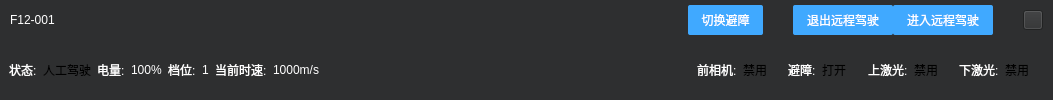
         <widget class="QWidget" name="frontVideoTopContainer" native="true">
          <property name="sizePolicy">
           <sizepolicy hsizetype="Preferred" vsizetype="Fixed">
            <horstretch>0</horstretch>
            <verstretch>0</verstretch>
           </sizepolicy>
          </property>
          <property name="minimumSize">
           <size>
            <width>0</width>
            <height>100</height>
           </size>
          </property>
          <property name="maximumSize">
           <size>
            <width>16777215</width>
            <height>100</height>
           </size>
          </property>
          <property name="styleSheet">
           <string notr="true">background-color: rgb(46, 47, 48);</string>
          </property>
          <layout class="QHBoxLayout" name="horizontalLayout_5">
           <property name="spacing">
            <number>0</number>
           </property>
           <property name="leftMargin">
            <number>0</number>
           </property>
           <property name="topMargin">
            <number>0</number>
           </property>
           <property name="rightMargin">
            <number>0</number>
           </property>
           <property name="bottomMargin">
            <number>0</number>
           </property>
           <item>
            <widget class="QWidget" name="widget_2" native="true">
             <property name="sizePolicy">
              <sizepolicy hsizetype="Expanding" vsizetype="Preferred">
               <horstretch>0</horstretch>
               <verstretch>0</verstretch>
              </sizepolicy>
             </property>
             <layout class="QVBoxLayout" name="verticalLayout_5">
              <property name="spacing">
               <number>0</number>
              </property>
              <property name="leftMargin">
               <number>0</number>
              </property>
              <property name="topMargin">
               <number>0</number>
              </property>
              <property name="rightMargin">
               <number>0</number>
              </property>
              <property name="bottomMargin">
               <number>0</number>
              </property>
              <item>
               <widget class="QWidget" name="widget_3" native="true">
                <property name="sizePolicy">
                 <sizepolicy hsizetype="Preferred" vsizetype="Fixed">
                  <horstretch>0</horstretch>
                  <verstretch>0</verstretch>
                 </sizepolicy>
                </property>
                <property name="minimumSize">
                 <size>
                  <width>0</width>
                  <height>40</height>
                 </size>
                </property>
                <property name="maximumSize">
                 <size>
                  <width>16777215</width>
                  <height>40</height>
                 </size>
                </property>
                <layout class="QHBoxLayout" name="horizontalLayout_6">
                 <property name="spacing">
                  <number>0</number>
                 </property>
                 <property name="leftMargin">
                  <number>10</number>
                 </property>
                 <property name="topMargin">
                  <number>0</number>
                 </property>
                 <property name="rightMargin">
                  <number>0</number>
                 </property>
                 <property name="bottomMargin">
                  <number>0</number>
                 </property>
                 <item>
                  <widget class="QLabel" name="carInfoLabel">
                   <property name="styleSheet">
                    <string notr="true">color: rgb(255, 255, 255);
font: 700 16pt &quot;Microsoft YaHei UI&quot;;</string>
                   </property>
                   <property name="text">
                    <string>F12-001</string>
                   </property>
                  </widget>
                 </item>
                </layout>
               </widget>
              </item>
              <item>
               <widget class="QWidget" name="carDataLeftTopContainer" native="true">
                <layout class="QHBoxLayout" name="horizontalLayout_7">
                 <item>
                  <widget class="QLabel" name="carStateTextLabel">
                   <property name="sizePolicy">
                    <sizepolicy hsizetype="Fixed" vsizetype="Preferred">
                     <horstretch>0</horstretch>
                     <verstretch>0</verstretch>
                    </sizepolicy>
                   </property>
                   <property name="styleSheet">
                    <string notr="true">color: rgb(255, 255, 255);
font: 700 9pt &quot;Microsoft YaHei UI&quot;;</string>
                   </property>
                   <property name="text">
                    <string>状态:</string>
                   </property>
                  </widget>
                 </item>
                 <item>
                  <widget class="QLabel" name="carStateLabel">
                   <property name="styleSheet">
                    <string notr="true">[stateColor='red']
{
color: rgb(255, 0, 0);
font: 700 9pt &quot;Microsoft YaHei UI&quot;;
}
[stateColor='green']
{
color: rgb(0, 255, 0);
font: 700 9pt &quot;Microsoft YaHei UI&quot;;
}
[stateColor='blue']
{
color: rgb(0, 0, 255);
font: 700 9pt &quot;Microsoft YaHei UI&quot;;
}
[stateColor='white']
{
color: rgb(255, 255, 255);
font: 700 9pt &quot;Microsoft YaHei UI&quot;;
}
[stateColor='yellow']
{
color: rgb(255, 255, 0);
font: 700 9pt &quot;Microsoft YaHei UI&quot;;
}</string>
                   </property>
                   <property name="text">
                    <string>人工驾驶</string>
                   </property>
                  </widget>
                 </item>
                 <item>
                  <widget class="QLabel" name="batteryTextLabel">
                   <property name="sizePolicy">
                    <sizepolicy hsizetype="Fixed" vsizetype="Preferred">
                     <horstretch>0</horstretch>
                     <verstretch>0</verstretch>
                    </sizepolicy>
                   </property>
                   <property name="styleSheet">
                    <string notr="true">color: rgb(255, 255, 255);
font: 700 9pt &quot;Microsoft YaHei UI&quot;;</string>
                   </property>
                   <property name="text">
                    <string>电量:</string>
                   </property>
                  </widget>
                 </item>
                 <item>
                  <widget class="QLabel" name="batteryLabel">
                   <property name="sizePolicy">
                    <sizepolicy hsizetype="Preferred" vsizetype="Preferred">
                     <horstretch>0</horstretch>
                     <verstretch>0</verstretch>
                    </sizepolicy>
                   </property>
                   <property name="styleSheet">
                    <string notr="true">color: rgb(255, 255, 255);
font: 700 9pt &quot;Microsoft YaHei UI&quot;;</string>
                   </property>
                   <property name="text">
                    <string>100%</string>
                   </property>
                  </widget>
                 </item>
                 <item>
                  <widget class="QLabel" name="gearTextLabel">
                   <property name="sizePolicy">
                    <sizepolicy hsizetype="Fixed" vsizetype="Preferred">
                     <horstretch>0</horstretch>
                     <verstretch>0</verstretch>
                    </sizepolicy>
                   </property>
                   <property name="styleSheet">
                    <string notr="true">color: rgb(255, 255, 255);
font: 700 9pt &quot;Microsoft YaHei UI&quot;;</string>
                   </property>
                   <property name="text">
                    <string>档位:</string>
                   </property>
                  </widget>
                 </item>
                 <item>
                  <widget class="QLabel" name="gearLabel">
                   <property name="styleSheet">
                    <string notr="true">color: rgb(255, 255, 255);
font: 700 9pt &quot;Microsoft YaHei UI&quot;;</string>
                   </property>
                   <property name="text">
                    <string>1</string>
                   </property>
                  </widget>
                 </item>
                 <item>
                  <widget class="QLabel" name="speedTextLabel">
                   <property name="sizePolicy">
                    <sizepolicy hsizetype="Fixed" vsizetype="Preferred">
                     <horstretch>0</horstretch>
                     <verstretch>0</verstretch>
                    </sizepolicy>
                   </property>
                   <property name="styleSheet">
                    <string notr="true">color: rgb(255, 255, 255);
font: 700 9pt &quot;Microsoft YaHei UI&quot;;</string>
                   </property>
                   <property name="text">
                    <string>当前时速:</string>
                   </property>
                  </widget>
                 </item>
                 <item>
                  <widget class="QLabel" name="speedLabel">
                   <property name="styleSheet">
                    <string notr="true">color: rgb(255, 255, 255);
font: 700 9pt &quot;Microsoft YaHei UI&quot;;</string>
                   </property>
                   <property name="text">
                    <string>1000m/s</string>
                   </property>
                  </widget>
                 </item>
                </layout>
               </widget>
              </item>
             </layout>
            </widget>
           </item>
           <item>
            <widget class="QWidget" name="backVideoPos" native="true">
             <property name="sizePolicy">
              <sizepolicy hsizetype="Fixed" vsizetype="Fixed">
               <horstretch>0</horstretch>
               <verstretch>0</verstretch>
              </sizepolicy>
             </property>
             <property name="minimumSize">
              <size>
               <width>360</width>
               <height>124</height>
              </size>
             </property>
             <property name="maximumSize">
              <size>
               <width>360</width>
               <height>124</height>
              </size>
             </property>
            </widget>
           </item>
           <item>
            <widget class="QWidget" name="widget_4" native="true">
             <property name="sizePolicy">
              <sizepolicy hsizetype="Expanding" vsizetype="Preferred">
               <horstretch>0</horstretch>
               <verstretch>0</verstretch>
              </sizepolicy>
             </property>
             <layout class="QVBoxLayout" name="verticalLayout_6">
              <property name="spacing">
               <number>0</number>
              </property>
              <property name="leftMargin">
               <number>0</number>
              </property>
              <property name="topMargin">
               <number>0</number>
              </property>
              <property name="rightMargin">
               <number>0</number>
              </property>
              <property name="bottomMargin">
               <number>0</number>
              </property>
              <item>
               <widget class="QWidget" name="widget_6" native="true">
                <property name="sizePolicy">
                 <sizepolicy hsizetype="Preferred" vsizetype="Fixed">
                  <horstretch>0</horstretch>
                  <verstretch>0</verstretch>
                 </sizepolicy>
                </property>
                <property name="minimumSize">
                 <size>
                  <width>0</width>
                  <height>40</height>
                 </size>
                </property>
                <property name="maximumSize">
                 <size>
                  <width>16777215</width>
                  <height>40</height>
                 </size>
                </property>
                <layout class="QHBoxLayout" name="horizontalLayout_8">
                 <property name="spacing">
                  <number>0</number>
                 </property>
                 <property name="leftMargin">
                  <number>0</number>
                 </property>
                 <property name="topMargin">
                  <number>0</number>
                 </property>
                 <property name="rightMargin">
                  <number>0</number>
                 </property>
                 <property name="bottomMargin">
                  <number>0</number>
                 </property>
                 <item>
                  <spacer name="horizontalSpacer_3">
                   <property name="orientation">
                    <enum>Qt::Horizontal</enum>
                   </property>
                   <property name="sizeType">
                    <enum>QSizePolicy::Expanding</enum>
                   </property>
                   <property name="sizeHint" stdset="0">
                    <size>
                     <width>0</width>
                     <height>0</height>
                    </size>
                   </property>
                  </spacer>
                 </item>
                 <item>
                  <widget class="QPushButton" name="obstacleSwitch">
                   <property name="sizePolicy">
                    <sizepolicy hsizetype="Fixed" vsizetype="Fixed">
                     <horstretch>0</horstretch>
                     <verstretch>0</verstretch>
                    </sizepolicy>
                   </property>
                   <property name="minimumSize">
                    <size>
                     <width>75</width>
                     <height>30</height>
                    </size>
                   </property>
                   <property name="maximumSize">
                    <size>
                     <width>75</width>
                     <height>30</height>
                    </size>
                   </property>
                   <property name="styleSheet">
                    <string notr="true">QPushButton:hover {
	background-color: rgb(100, 180, 255);
}
QPushButton:pressed {
background-color: #1E90FF;
}
QPushButton {
	background-color: rgb(64, 169, 255);
	color: white;                    /* 文字颜色 */
	border-width: 1px;               /* 边框宽度 */
	border-radius: 2px;              /* 边框圆角 */
	font:bold 10pt &quot;Microsoft YaHei UI&quot;;
}
QPushButton:!enabled {
background-color: rgb(150, 150, 150);
}</string>
                   </property>
                   <property name="text">
                    <string>切换避障</string>
                   </property>
                  </widget>
                 </item>
                 <item>
                  <spacer name="horizontalSpacer_7">
                   <property name="orientation">
                    <enum>Qt::Horizontal</enum>
                   </property>
                   <property name="sizeType">
                    <enum>QSizePolicy::Fixed</enum>
                   </property>
                   <property name="sizeHint" stdset="0">
                    <size>
                     <width>30</width>
                     <height>20</height>
                    </size>
                   </property>
                  </spacer>
                 </item>
                 <item>
                  <widget class="QPushButton" name="exitRemoteDriveBtn">
                   <property name="sizePolicy">
                    <sizepolicy hsizetype="Fixed" vsizetype="Fixed">
                     <horstretch>0</horstretch>
                     <verstretch>0</verstretch>
                    </sizepolicy>
                   </property>
                   <property name="minimumSize">
                    <size>
                     <width>100</width>
                     <height>30</height>
                    </size>
                   </property>
                   <property name="maximumSize">
                    <size>
                     <width>100</width>
                     <height>30</height>
                    </size>
                   </property>
                   <property name="styleSheet">
                    <string notr="true">QPushButton:hover {
	background-color: rgb(100, 180, 255);
}
QPushButton:pressed {
background-color: #1E90FF;
}
QPushButton {
	background-color: rgb(64, 169, 255);
	color: white;                    /* 文字颜色 */
	border-width: 1px;               /* 边框宽度 */
	border-radius: 2px;              /* 边框圆角 */
	font:bold 10pt &quot;Microsoft YaHei UI&quot;;
}
QPushButton:!enabled {
background-color: rgb(150, 150, 150);
}
</string>
                   </property>
                   <property name="text">
                    <string>退出远程驾驶</string>
                   </property>
                  </widget>
                 </item>
                 <item>
                  <widget class="QPushButton" name="startRemoteDriveBtn">
                   <property name="sizePolicy">
                    <sizepolicy hsizetype="Fixed" vsizetype="Fixed">
                     <horstretch>0</horstretch>
                     <verstretch>0</verstretch>
                    </sizepolicy>
                   </property>
                   <property name="minimumSize">
                    <size>
                     <width>100</width>
                     <height>30</height>
                    </size>
                   </property>
                   <property name="maximumSize">
                    <size>
                     <width>100</width>
                     <height>30</height>
                    </size>
                   </property>
                   <property name="styleSheet">
                    <string notr="true">QPushButton:hover {
	background-color: rgb(100, 180, 255);
}
QPushButton:pressed {
background-color: #1E90FF;
}
QPushButton {
	background-color: rgb(64, 169, 255);
	color: white;                    /* 文字颜色 */
	border-width: 1px;               /* 边框宽度 */
	border-radius: 2px;              /* 边框圆角 */
	font:bold 10pt &quot;Microsoft YaHei UI&quot;;
}
QPushButton:!enabled {
background-color: rgb(150, 150, 150);
}
</string>
                   </property>
                   <property name="text">
                    <string>进入远程驾驶</string>
                   </property>
                  </widget>
                 </item>
                 <item>
                  <spacer name="horizontalSpacer_4">
                   <property name="orientation">
                    <enum>Qt::Horizontal</enum>
                   </property>
                   <property name="sizeType">
                    <enum>QSizePolicy::Fixed</enum>
                   </property>
                   <property name="sizeHint" stdset="0">
                    <size>
                     <width>30</width>
                     <height>20</height>
                    </size>
                   </property>
                  </spacer>
                 </item>
                 <item>
                  <widget class="QPushButton" name="closeVideoBtn">
                   <property name="sizePolicy">
                    <sizepolicy hsizetype="Fixed" vsizetype="Fixed">
                     <horstretch>0</horstretch>
                     <verstretch>0</verstretch>
                    </sizepolicy>
                   </property>
                   <property name="minimumSize">
                    <size>
                     <width>20</width>
                     <height>20</height>
                    </size>
                   </property>
                   <property name="maximumSize">
                    <size>
                     <width>20</width>
                     <height>20</height>
                    </size>
                   </property>
                   <property name="styleSheet">
                    <string notr="true">QPushButton{border-image: url(:/images/close_white_normal.png);}
QPushButton:hover{border-image: url(:/images/close_white_hover.png);}
QPushButton:pressed{border-image: url(:/images/close_white_press.png);}</string>
                   </property>
                   <property name="text">
                    <string/>
                   </property>
                  </widget>
                 </item>
                 <item>
                  <spacer name="horizontalSpacer_5">
                   <property name="orientation">
                    <enum>Qt::Horizontal</enum>
                   </property>
                   <property name="sizeType">
                    <enum>QSizePolicy::Fixed</enum>
                   </property>
                   <property name="sizeHint" stdset="0">
                    <size>
                     <width>10</width>
                     <height>20</height>
                    </size>
                   </property>
                  </spacer>
                 </item>
                </layout>
               </widget>
              </item>
              <item>
               <widget class="QWidget" name="carDataRightTopContainer" native="true">
                <layout class="QHBoxLayout" name="horizontalLayout_3">
                 <item>
                  <widget class="QLabel" name="frontTextCamLabel">
                   <property name="sizePolicy">
                    <sizepolicy hsizetype="Fixed" vsizetype="Preferred">
                     <horstretch>0</horstretch>
                     <verstretch>0</verstretch>
                    </sizepolicy>
                   </property>
                   <property name="styleSheet">
                    <string notr="true">color: rgb(255, 255, 255);
font: 700 9pt &quot;Microsoft YaHei UI&quot;;</string>
                   </property>
                   <property name="text">
                    <string>前相机:</string>
                   </property>
                  </widget>
                 </item>
                 <item>
                  <widget class="QLabel" name="frontCamLabel">
                   <property name="styleSheet">
                    <string notr="true">[stateColor='red']
{
color: rgb(255, 0, 0);
font: 700 9pt &quot;Microsoft YaHei UI&quot;;
}
[stateColor='green']
{
color: rgb(0, 255, 0);
font: 700 9pt &quot;Microsoft YaHei UI&quot;;
}
[stateColor='blue']
{
color: rgb(0, 0, 255);
font: 700 9pt &quot;Microsoft YaHei UI&quot;;
}
[stateColor='white']
{
color: rgb(255, 255, 255);
font: 700 9pt &quot;Microsoft YaHei UI&quot;;
}
[stateColor='yellow']
{
color: rgb(255, 255, 0);
font: 700 9pt &quot;Microsoft YaHei UI&quot;;
}</string>
                   </property>
                   <property name="text">
                    <string>禁用</string>
                   </property>
                  </widget>
                 </item>
                 <item>
                  <widget class="QLabel" name="obstacleTextLabel">
                   <property name="sizePolicy">
                    <sizepolicy hsizetype="Fixed" vsizetype="Preferred">
                     <horstretch>0</horstretch>
                     <verstretch>0</verstretch>
                    </sizepolicy>
                   </property>
                   <property name="styleSheet">
                    <string notr="true">color: rgb(255, 255, 255);
font: 700 9pt &quot;Microsoft YaHei UI&quot;;</string>
                   </property>
                   <property name="text">
                    <string>避障:</string>
                   </property>
                  </widget>
                 </item>
                 <item>
                  <widget class="QLabel" name="obstacleLabel">
                   <property name="styleSheet">
                    <string notr="true">[stateColor='red']
{
color: rgb(255, 0, 0);
font: 700 9pt &quot;Microsoft YaHei UI&quot;;
}
[stateColor='green']
{
color: rgb(0, 255, 0);
font: 700 9pt &quot;Microsoft YaHei UI&quot;;
}
[stateColor='blue']
{
color: rgb(0, 0, 255);
font: 700 9pt &quot;Microsoft YaHei UI&quot;;
}
[stateColor='white']
{
color: rgb(255, 255, 255);
font: 700 9pt &quot;Microsoft YaHei UI&quot;;
}
[stateColor='yellow']
{
color: rgb(255, 255, 0);
font: 700 9pt &quot;Microsoft YaHei UI&quot;;
}</string>
                   </property>
                   <property name="text">
                    <string>打开</string>
                   </property>
                  </widget>
                 </item>
                 <item>
                  <widget class="QLabel" name="upLaserTextLabel">
                   <property name="sizePolicy">
                    <sizepolicy hsizetype="Fixed" vsizetype="Preferred">
                     <horstretch>0</horstretch>
                     <verstretch>0</verstretch>
                    </sizepolicy>
                   </property>
                   <property name="styleSheet">
                    <string notr="true">color: rgb(255, 255, 255);
font: 700 9pt &quot;Microsoft YaHei UI&quot;;</string>
                   </property>
                   <property name="text">
                    <string>上激光:</string>
                   </property>
                  </widget>
                 </item>
                 <item>
                  <widget class="QLabel" name="upLaserLabel">
                   <property name="styleSheet">
                    <string notr="true">[stateColor='red']
{
color: rgb(255, 0, 0);
font: 700 9pt &quot;Microsoft YaHei UI&quot;;
}
[stateColor='green']
{
color: rgb(0, 255, 0);
font: 700 9pt &quot;Microsoft YaHei UI&quot;;
}
[stateColor='blue']
{
color: rgb(0, 0, 255);
font: 700 9pt &quot;Microsoft YaHei UI&quot;;
}
[stateColor='white']
{
color: rgb(255, 255, 255);
font: 700 9pt &quot;Microsoft YaHei UI&quot;;
}
[stateColor='yellow']
{
color: rgb(255, 255, 0);
font: 700 9pt &quot;Microsoft YaHei UI&quot;;
}</string>
                   </property>
                   <property name="text">
                    <string>禁用</string>
                   </property>
                  </widget>
                 </item>
                 <item>
                  <widget class="QLabel" name="downLaserTextLabel">
                   <property name="sizePolicy">
                    <sizepolicy hsizetype="Fixed" vsizetype="Preferred">
                     <horstretch>0</horstretch>
                     <verstretch>0</verstretch>
                    </sizepolicy>
                   </property>
                   <property name="styleSheet">
                    <string notr="true">color: rgb(255, 255, 255);
font: 700 9pt &quot;Microsoft YaHei UI&quot;;</string>
                   </property>
                   <property name="text">
                    <string>下激光:</string>
                   </property>
                  </widget>
                 </item>
                 <item>
                  <widget class="QLabel" name="downLaserLabel">
                   <property name="styleSheet">
                    <string notr="true">[stateColor='red']
{
color: rgb(255, 0, 0);
font: 700 9pt &quot;Microsoft YaHei UI&quot;;
}
[stateColor='green']
{
color: rgb(0, 255, 0);
font: 700 9pt &quot;Microsoft YaHei UI&quot;;
}
[stateColor='blue']
{
color: rgb(0, 0, 255);
font: 700 9pt &quot;Microsoft YaHei UI&quot;;
}
[stateColor='white']
{
color: rgb(255, 255, 255);
font: 700 9pt &quot;Microsoft YaHei UI&quot;;
}
[stateColor='yellow']
{
color: rgb(255, 255, 0);
font: 700 9pt &quot;Microsoft YaHei UI&quot;;
}</string>
                   </property>
                   <property name="text">
                    <string>禁用</string>
                   </property>
                  </widget>
                 </item>
                </layout>
               </widget>
              </item>
             </layout>
            </widget>
           </item>
          </layout>
         </widget>
